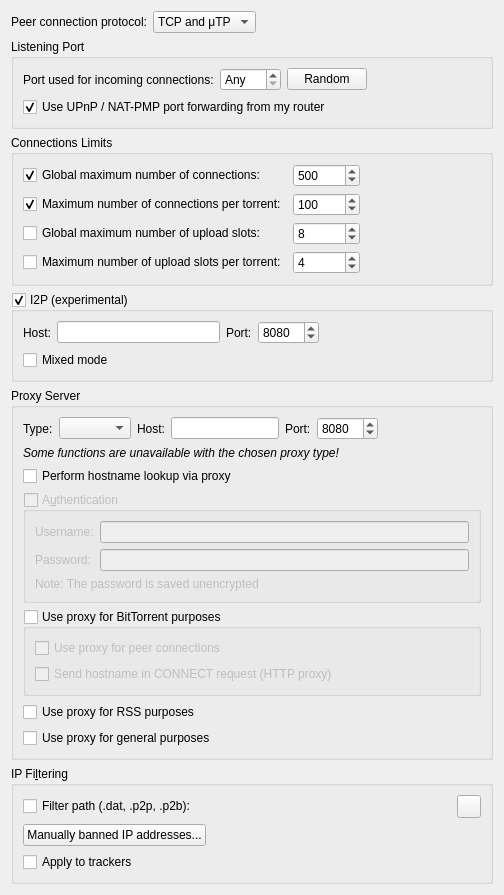
          <widget class="QWidget" name="scrollAreaWidgetContents_3">
           <property name="geometry">
            <rect>
             <x>0</x>
             <y>0</y>
             <width>504</width>
             <height>848</height>
            </rect>
           </property>
           <layout class="QVBoxLayout" name="verticalLayout_20">
            <item>
             <layout class="QHBoxLayout" name="horizontalLayout_12">
              <item>
               <widget class="QLabel" name="label_24">
                <property name="text">
                 <string>Peer connection protocol:</string>
                </property>
               </widget>
              </item>
              <item>
               <widget class="QComboBox" name="comboProtocol">
                <item>
                 <property name="text">
                  <string>TCP and μTP</string>
                 </property>
                </item>
                <item>
                 <property name="text">
                  <string notr="true">TCP</string>
                 </property>
                </item>
                <item>
                 <property name="text">
                  <string notr="true">μTP</string>
                 </property>
                </item>
               </widget>
              </item>
              <item>
               <spacer name="horizontalSpacer_23">
                <property name="orientation">
                 <enum>Qt::Orientation::Horizontal</enum>
                </property>
                <property name="sizeHint" stdset="0">
                 <size>
                  <width>40</width>
                  <height>20</height>
                 </size>
                </property>
               </spacer>
              </item>
             </layout>
            </item>
            <item>
             <widget class="QGroupBox" name="ListeningPortBox">
              <property name="title">
               <string>Listening Port</string>
              </property>
              <layout class="QVBoxLayout" name="listeningPortLayout">
               <item>
                <layout class="QHBoxLayout" name="listeningPortLayout2">
                 <item>
                  <widget class="QLabel" name="lbl_ports">
                   <property name="text">
                    <string>Port used for incoming connections:</string>
                   </property>
                  </widget>
                 </item>
                 <item>
                  <widget class="QSpinBox" name="spinPort">
                   <property name="toolTip">
                    <string>Set to 0 to let your system pick an unused port</string>
                   </property>
                   <property name="specialValueText">
                    <string>Any</string>
                   </property>
                   <property name="maximum">
                    <number>65535</number>
                   </property>
                  </widget>
                 </item>
                 <item>
                  <widget class="QPushButton" name="randomButton">
                   <property name="text">
                    <string>Random</string>
                   </property>
                  </widget>
                 </item>
                 <item>
                  <spacer name="horizontalSpacer_4">
                   <property name="orientation">
                    <enum>Qt::Orientation::Horizontal</enum>
                   </property>
                   <property name="sizeHint" stdset="0">
                    <size>
                     <width>40</width>
                     <height>20</height>
                    </size>
                   </property>
                  </spacer>
                 </item>
                </layout>
               </item>
               <item>
                <widget class="QCheckBox" name="checkUPnP">
                 <property name="text">
                  <string>Use UPnP / NAT-PMP port forwarding from my router</string>
                 </property>
                 <property name="checked">
                  <bool>true</bool>
                 </property>
                </widget>
               </item>
              </layout>
             </widget>
            </item>
            <item>
             <widget class="QGroupBox" name="nbConnecBox">
              <property name="title">
               <string>Connections Limits</string>
              </property>
              <layout class="QGridLayout" name="gridLayout">
               <item row="0" column="0">
                <widget class="QCheckBox" name="checkMaxConnections">
                 <property name="text">
                  <string>Global maximum number of connections:</string>
                 </property>
                 <property name="checked">
                  <bool>true</bool>
                 </property>
                </widget>
               </item>
               <item row="0" column="1">
                <widget class="QSpinBox" name="spinMaxConnec">
                 <property name="enabled">
                  <bool>true</bool>
                 </property>
                 <property name="minimum">
                  <number>2</number>
                 </property>
                 <property name="maximum">
                  <number>2147483647</number>
                 </property>
                 <property name="value">
                  <number>500</number>
                 </property>
                </widget>
               </item>
               <item row="0" column="2">
                <spacer name="horizontalSpacer_3">
                 <property name="orientation">
                  <enum>Qt::Orientation::Horizontal</enum>
                 </property>
                 <property name="sizeHint" stdset="0">
                  <size>
                   <width>40</width>
                   <height>20</height>
                  </size>
                 </property>
                </spacer>
               </item>
               <item row="1" column="0">
                <widget class="QCheckBox" name="checkMaxConnectionsPerTorrent">
                 <property name="text">
                  <string>Maximum number of connections per torrent:</string>
                 </property>
                 <property name="checked">
                  <bool>true</bool>
                 </property>
                </widget>
               </item>
               <item row="1" column="1">
                <widget class="QSpinBox" name="spinMaxConnecPerTorrent">
                 <property name="minimum">
                  <number>2</number>
                 </property>
                 <property name="maximum">
                  <number>2147483647</number>
                 </property>
                 <property name="value">
                  <number>100</number>
                 </property>
                </widget>
               </item>
               <item row="2" column="0">
                <widget class="QCheckBox" name="checkMaxUploads">
                 <property name="text">
                  <string>Global maximum number of upload slots:</string>
                 </property>
                </widget>
               </item>
               <item row="2" column="1">
                <widget class="QSpinBox" name="spinMaxUploads">
                 <property name="maximum">
                  <number>2147483647</number>
                 </property>
                 <property name="value">
                  <number>8</number>
                 </property>
                </widget>
               </item>
               <item row="3" column="0">
                <widget class="QCheckBox" name="checkMaxUploadsPerTorrent">
                 <property name="text">
                  <string>Maximum number of upload slots per torrent:</string>
                 </property>
                </widget>
               </item>
               <item row="3" column="1">
                <widget class="QSpinBox" name="spinMaxUploadsPerTorrent">
                 <property name="maximum">
                  <number>2147483647</number>
                 </property>
                 <property name="value">
                  <number>4</number>
                 </property>
                </widget>
               </item>
              </layout>
             </widget>
            </item>
            <item>
             <widget class="QGroupBox" name="groupI2P">
              <property name="title">
               <string>I2P (experimental)</string>
              </property>
              <property name="checkable">
               <bool>true</bool>
              </property>
              <property name="checked">
               <bool>true</bool>
              </property>
              <layout class="QVBoxLayout" name="verticalLayout_40">
               <item>
                <layout class="QHBoxLayout" name="i2pLayout">
                 <item>
                  <widget class="QLabel" name="labelI2PHost">
                   <property name="text">
                    <string>Host:</string>
                   </property>
                  </widget>
                 </item>
                 <item>
                  <widget class="QLineEdit" name="textI2PHost"/>
                 </item>
                 <item>
                  <widget class="QLabel" name="labelI2PPort">
                   <property name="text">
                    <string>Port:</string>
                   </property>
                  </widget>
                 </item>
                 <item>
                  <widget class="QSpinBox" name="spinI2PPort">
                   <property name="minimum">
                    <number>1</number>
                   </property>
                   <property name="maximum">
                    <number>65535</number>
                   </property>
                   <property name="value">
                    <number>8080</number>
                   </property>
                  </widget>
                 </item>
                 <item>
                  <spacer name="horizontalSpacer_22">
                   <property name="orientation">
                    <enum>Qt::Orientation::Horizontal</enum>
                   </property>
                   <property name="sizeHint" stdset="0">
                    <size>
                     <width>40</width>
                     <height>20</height>
                    </size>
                   </property>
                  </spacer>
                 </item>
                </layout>
               </item>
               <item>
                <widget class="QCheckBox" name="checkI2PMixed">
                 <property name="toolTip">
                  <string>&lt;html&gt;&lt;head/&gt;&lt;body&gt;&lt;p&gt;If &quot;mixed mode&quot; is enabled I2P torrents are allowed to also get peers from other sources than the tracker, and connect to regular IPs, not providing any anonymization. This may be useful if the user is not interested in the anonymization of I2P, but still wants to be able to connect to I2P peers.&lt;/p&gt;&lt;/body&gt;&lt;/html&gt;</string>
                 </property>
                 <property name="text">
                  <string>Mixed mode</string>
                 </property>
                </widget>
               </item>
              </layout>
             </widget>
            </item>
            <item>
             <widget class="QGroupBox" name="groupProxy">
              <property name="enabled">
               <bool>true</bool>
              </property>
              <property name="title">
               <string>Proxy Server</string>
              </property>
              <layout class="QVBoxLayout" name="verticalLayout_29">
               <item>
                <layout class="QHBoxLayout" name="proxyTypeLayout">
                 <item>
                  <widget class="QLabel" name="ProxyType_lbl">
                   <property name="text">
                    <string>Type:</string>
                   </property>
                  </widget>
                 </item>
                 <item>
                  <widget class="QComboBox" name="comboProxyType"/>
                 </item>
                 <item>
                  <widget class="QLabel" name="lblProxyIP">
                   <property name="text">
                    <string>Host:</string>
                   </property>
                  </widget>
                 </item>
                 <item>
                  <widget class="QLineEdit" name="textProxyIP"/>
                 </item>
                 <item>
                  <widget class="QLabel" name="lblProxyPort">
                   <property name="text">
                    <string>Port:</string>
                   </property>
                  </widget>
                 </item>
                 <item>
                  <widget class="QSpinBox" name="spinProxyPort">
                   <property name="minimum">
                    <number>1</number>
                   </property>
                   <property name="maximum">
                    <number>65535</number>
                   </property>
                   <property name="value">
                    <number>8080</number>
                   </property>
                  </widget>
                 </item>
                 <item>
                  <spacer name="horizontalSpacer_24">
                   <property name="orientation">
                    <enum>Qt::Orientation::Horizontal</enum>
                   </property>
                   <property name="sizeHint" stdset="0">
                    <size>
                     <width>20</width>
                     <height>20</height>
                    </size>
                   </property>
                  </spacer>
                 </item>
                </layout>
               </item>
               <item>
                <widget class="QLabel" name="labelProxyTypeUnavailable">
                 <property name="font">
                  <font>
                   <italic>true</italic>
                  </font>
                 </property>
                 <property name="text">
                  <string>Some functions are unavailable with the chosen proxy type!</string>
                 </property>
                </widget>
               </item>
               <item>
                <widget class="QCheckBox" name="checkProxyHostnameLookup">
                 <property name="toolTip">
                  <string>If checked, hostname lookups are done via the proxy</string>
                 </property>
                 <property name="text">
                  <string>Perform hostname lookup via proxy</string>
                 </property>
                </widget>
               </item>
               <item>
                <widget class="QGroupBox" name="checkProxyAuth">
                 <property name="enabled">
                  <bool>false</bool>
                 </property>
                 <property name="title">
                  <string>A&amp;uthentication</string>
                 </property>
                 <property name="checkable">
                  <bool>true</bool>
                 </property>
                 <property name="checked">
                  <bool>false</bool>
                 </property>
                 <layout class="QVBoxLayout" name="verticalLayout_24">
                  <item>
                   <layout class="QGridLayout" name="gridLayout_12">
                    <item row="0" column="0">
                     <widget class="QLabel" name="lblProxyUsername">
                      <property name="text">
                       <string>Username:</string>
                      </property>
                     </widget>
                    </item>
                    <item row="0" column="1">
                     <widget class="QLineEdit" name="textProxyUsername"/>
                    </item>
                    <item row="1" column="0">
                     <widget class="QLabel" name="lblProxyPassword">
                      <property name="text">
                       <string>Password:</string>
                      </property>
                     </widget>
                    </item>
                    <item row="1" column="1">
                     <widget class="QLineEdit" name="textProxyPassword">
                      <property name="echoMode">
                       <enum>QLineEdit::EchoMode::Password</enum>
                      </property>
                     </widget>
                    </item>
                   </layout>
                  </item>
                  <item>
                   <widget class="QLabel" name="label_23">
                    <property name="text">
                     <string>Note: The password is saved unencrypted</string>
                    </property>
                   </widget>
                  </item>
                 </layout>
                </widget>
               </item>
               <item>
                <widget class="QGroupBox" name="checkProxyBitTorrent">
                 <property name="title">
                  <string>Use proxy for BitTorrent purposes</string>
                 </property>
                 <property name="checkable">
                  <bool>true</bool>
                 </property>
                 <property name="checked">
                  <bool>false</bool>
                 </property>
                 <layout class="QVBoxLayout" name="verticalLayoutProxyBitTorrent">
                  <item>
                   <widget class="QCheckBox" name="checkProxyPeerConnections">
                    <property name="toolTip">
                     <string>Otherwise, the proxy server is only used for tracker connections</string>
                    </property>
                    <property name="text">
                     <string>Use proxy for peer connections</string>
                    </property>
                   </widget>
                  </item>
                  <item>
                   <widget class="QCheckBox" name="checkProxySendHostInConnect">
                    <property name="toolTip">
                     <string>Send the hostname in the CONNECT request when using an HTTP proxy (requires libtorrent 2.0.12 or later)</string>
                    </property>
                    <property name="text">
                     <string>Send hostname in CONNECT request (HTTP proxy)</string>
                    </property>
                   </widget>
                  </item>
                 </layout>
                </widget>
               </item>
               <item>
                <widget class="QCheckBox" name="checkProxyRSS">
                 <property name="toolTip">
                  <string>RSS feeds will use proxy</string>
                 </property>
                 <property name="text">
                  <string>Use proxy for RSS purposes</string>
                 </property>
                 <property name="checked">
                  <bool>false</bool>
                 </property>
                </widget>
               </item>
               <item>
                <widget class="QCheckBox" name="checkProxyMisc">
                 <property name="toolTip">
                  <string>Search engine, software updates or anything else will use proxy</string>
                 </property>
                 <property name="text">
                  <string>Use proxy for general purposes</string>
                 </property>
                 <property name="checked">
                  <bool>false</bool>
                 </property>
                </widget>
               </item>
              </layout>
             </widget>
            </item>
            <item>
             <widget class="QGroupBox" name="groupIPFilter">
              <property name="title">
               <string>IP Fi&amp;ltering</string>
              </property>
              <layout class="QVBoxLayout" name="verticalLayout_17">
               <item>
                <layout class="QHBoxLayout" name="horizontalLayout_11">
                 <item>
                  <widget class="QCheckBox" name="checkIPFilter">
                   <property name="text">
                    <string>Filter path (.dat, .p2p, .p2b):</string>
                   </property>
                  </widget>
                 </item>
                 <item>
                  <widget class="FileSystemPathLineEdit" name="textFilterPath" native="true"/>
                 </item>
                 <item>
                  <widget class="QToolButton" name="IpFilterRefreshBtn">
                   <property name="toolTip">
                    <string>Reload the filter</string>
                   </property>
                  </widget>
                 </item>
                </layout>
               </item>
               <item>
                <widget class="QPushButton" name="banListButton">
                 <property name="sizePolicy">
                  <sizepolicy hsizetype="Fixed" vsizetype="Fixed">
                   <horstretch>0</horstretch>
                   <verstretch>0</verstretch>
                  </sizepolicy>
                 </property>
                 <property name="text">
                  <string>Manually banned IP addresses...</string>
                 </property>
                </widget>
               </item>
               <item>
                <widget class="QCheckBox" name="checkIpFilterTrackers">
                 <property name="text">
                  <string>Apply to trackers</string>
                 </property>
                </widget>
               </item>
              </layout>
             </widget>
            </item>
            <item>
             <spacer name="verticalSpacer_3">
              <property name="orientation">
               <enum>Qt::Orientation::Vertical</enum>
              </property>
              <property name="sizeHint" stdset="0">
               <size>
                <width>20</width>
                <height>40</height>
               </size>
              </property>
             </spacer>
            </item>
           </layout>
          </widget>
